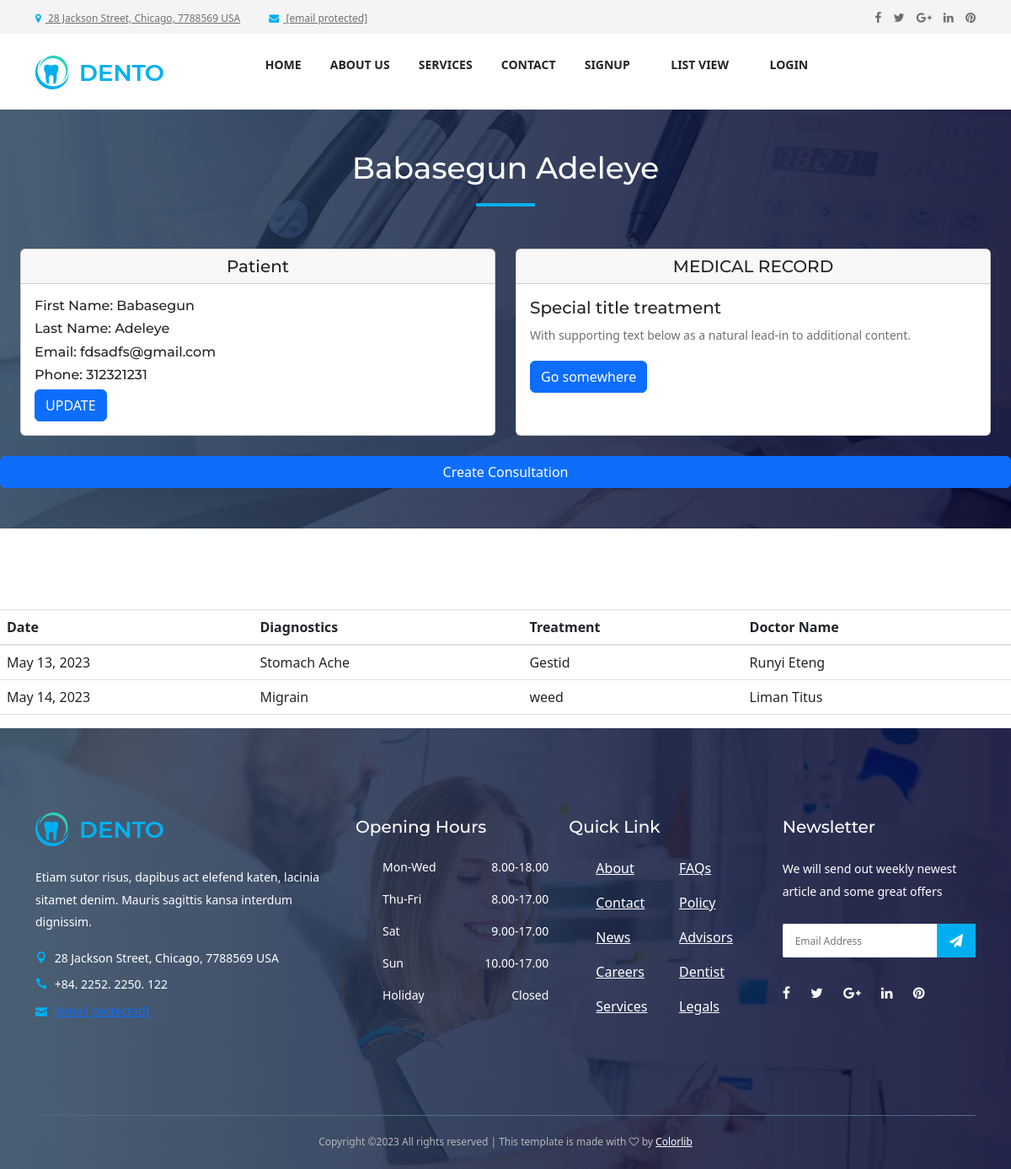
The app's page /patientview/1/ with its own data.
### dentist_app/models.py (models this page shows, shortened)
class Patient (models.Model):
    user = models.OneToOneField(User,on_delete=models.CASCADE,primary_key=True)
    first_name = models.CharField(max_length=100)
    last_name = models.CharField(max_length=100)
    phone = models.CharField(max_length=100)
    email = models.EmailField(max_length=130)
    address = models.CharField(max_length=200)

class Consultation(models.Model):
    doctor_name = models.ForeignKey(Doctor, null=True, on_delete= models.SET_NULL)
    patient_name = models.ForeignKey(Patient, null=True, on_delete= models.SET_NULL)
    diagnostics= models.CharField(max_length=300)
    treatment= models.CharField(max_length=300)
    date= models.DateField(auto_now_add=True, null= True)

class Doctor (models.Model):
    user = models.OneToOneField(User,on_delete=models.CASCADE,primary_key=True)
    first_name = models.CharField(max_length=100)
    last_name = models.CharField(max_length=100)
    phone = models.CharField(max_length=100)
    email = models.EmailField(max_length=130)
    specialty = models.CharField(choices=SPECIALTY,max_length=200)
    address = models.TextField(max_length=200)

### dentist_app/views.py (the view)
def patientDetail(request, pk):
    patient= Patient.objects.get(user_id=pk)
    consultation= patient.consultation_set.all()
    context = {'patient': patient, 'consultation':consultation }
    return render(request, 'dentist/ViewPatient.html',context)

### dentist_app/templates/dentist/ViewPatient.html
{% extends 'dentist/base.html' %}
{% load static %}
{%block content%}
<section class="dento-service-area  bg-img bg-gradient-overlay jarallax clearfix" style="background-image: url('/static/dentist/img/bg-img/13.jpg');">
    <div class="section-heading white text-center"> <br><br>
        <h2>{{ patient.first_name }} {{ patient.last_name }}</h2>
        <div class="line"></div>
    </div>
    <div class="row mb-5 align-items-center justify-content-center g-0 ">
    <div class="row mb-5 align-items-center justify-content-center g-0 " >
        <div class="row">
            <div class="container mb-4  col-12 col-md-6 ">
            <div class="card h-100">
               <center> <h5 class="card-header">Patient</h5> </center>
                <div class="card-body">
                <h6>First Name: {{ patient.first_name }}</h6>
                <h6>Last Name: {{ patient.last_name }}</h6>
                <h6>Email: {{ patient.email }}</h6>
                <h6>Phone: {{ patient.phone }}</h6>
                <a href="#" class="btn btn-primary">UPDATE</a>
                </div>
            </div>
            </div>
            <div class="container mb-4  col-12 col-md-6 ">
                <div class="card h-100">
                    <center><h5 class="card-header">MEDICAL RECORD</h5></center>
                    <div class="card-body">
                    <h5 class="card-title">Special title treatment</h5>
                    <p class="card-text">With supporting text below as a natural lead-in to additional content.</p>
                    <a href="#" class="btn btn-primary">Go somewhere</a>
                    </div>
            </div>
            </div>
        </div>
        <a href="{% url 'createconsultation' patient.user_id %}" class="btn btn-primary">Create Consultation</a>
    </div>
</div>
</section>
<br><br>
<section>
    <table class="table table-hover">
        <thead>
          <tr>
            <th scope="col">Date</th>
            <th scope="col">Diagnostics</th>
            <th scope="col">Treatment</th>
            <th scope="col">Doctor Name</th>
          </tr>
        </thead>
        <tbody>
            {% for consult in consultation %}
          <tr>
            <td>{{consult.date}}</td>
            <td>{{consult.diagnostics}}</td>
            <td>{{consult.treatment}}</td>
            <td>{{consult.doctor_name.first_name}} {{consult.doctor_name.last_name}} </td>
          </tr>
          {% endfor %}
        </tbody>
      </table>
</section>
{%endblock%}

### static/dentist/css/style.css (style rules this page uses)
* { margin: 0; padding: 0; }
body { font-family: "Montserrat", sans-serif; font-weight: 400; font-size: 14px; }
h1, h2, h3, h4, h5, h6 { font-family: "Montserrat", sans-serif; color: #333333; line-height: 1.4; font-weight: 600; }
a, a:active, a:focus, a:hover { color: #333333; text-decoration: none; -webkit-transition-duration: 500ms; -o-transition-duration: 500ms; transition-duration: 500ms; outline: none; }
p { line-height: 1.9; color: #707070; font-size: 14px; font-weight: 400; }
.bg-gradient-overlay { position: relative; z-index: 1; }
.bg-gradient-overlay::after { position: absolute; content: ""; height: 100%; width: 100%; top: 0; left: 0; z-index: -1; background: #2c455d; background: -webkit-linear-gradient(to right, #2c455d, #00012c); background: linear-gradient(to right, #2c455d, #00012c); opacity: 0.85; }
.bg-img { background-position: center center; background-size: cover; background-repeat: no-repeat; }
.jarallax { position: relative; z-index: 0; }
.section-heading { position: relative; z-index: 1; margin-bottom: 50px; }
.section-heading h2 { font-size: 36px; text-transform: capitalize; margin-bottom: 20px; }
.section-heading .line { width: 70px; height: 4px; background-color: #00aeef; }
.section-heading.text-center .line { margin: 0 auto; }
.section-heading.white h2 { color: #ffffff; }

### static/dentist/css/default-assets/classy-nav.css (style rules this page uses)
body { font-family: "Roboto", sans-serif; }
.bg-img { background-position: center center; background-size: cover; background-repeat: no-repeat; }
.justify-content-center { -webkit-box-pack: center; -ms-flex-pack: center; justify-content: center; }

### records on screen
Patient: first_name "Babasegun", last_name "Adeleye", email "fdsadfs@gmail.com", phone "312321231"
Consultation: date "May 13, 2023", diagnostics "Stomach Ache", treatment "Gestid", doctor_name.first_name "Runyi", doctor_name.last_name "Eteng"
Consultation: date "May 14, 2023", diagnostics "Migrain", treatment "weed", doctor_name.first_name "Liman", doctor_name.last_name "Titus"
